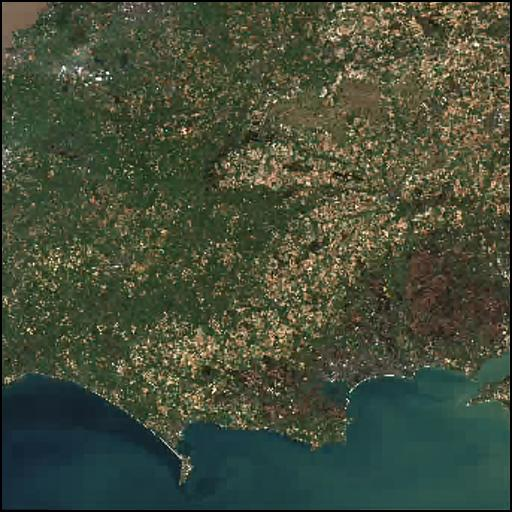
#> input picture data_files/test_data/20200327.jpeg, 512 x 512 px
$ python PCSKmeans_updated.py
#> lines starting #> are read from the running program, lines starting #| are printed output that depends on the picture; after the words box and inside, x2 and y2 are one past the last pixel; in counts of white or black regions, pixels touching at a corner belong together
import cv2
import numpy as np
from sklearn.cluster import KMeans
from sklearn.decomposition import PCA
from collections import Counter
import os

'''This module requires cv2, numpy, sklearn, collections, PIL, imageio, os and math to be installed. It defines three functions: find_vector_set, find_FVS, and clustering, which are used for various steps in the change detection process.

The find_PCAKmeans function is the main function that takes two image paths as inputs and performs change detection using PCA and K-means. It reads the images, resizes them, calculates the difference image, performs PCA on the difference image, and prepares the feature vector space (FVS).

The find_vector_set function divides the difference image into smaller blocks, extracts feature vectors from each block, and calculates the mean vector from all the feature vectors.

The find_FVS function extracts blocks from the difference image, flattens them into feature vectors, combines them into a feature vector space, and transforms the feature vector space using PCA by multiplying it with the eigenvectors and subtracting the mean vector.

The clustering function performs K-means clustering on the feature vector space. It assigns each feature vector to a cluster, identifies the least common cluster as a reference for change detection, reshapes the cluster assignments into a change map, and returns the least common cluster index and the change map.

The module also includes some additional code to save the change map and clean change map as image files.

Finally, it provides the image paths and call them in the find_PCAKmeans function.

This code is an adaptation of the code provided in GitHub by Abhujeet Kumar on 25 November 2017. (Change-Detection-In-Satellite_Imagery)'''

def find_PCAKmeans(imagepath1, imagepath2):   # Function to find changes using PCA and K-means
#> called with imagepath1 = 'data_files/test_data/20200327.jpeg', imagepath2 = 'data_files/test_data/20230208.jpeg'
    print('Operating')
    """
   Further information can be found by calling the help function for PCSKmeans_updatedCN module.
    """
    image1 = cv2.imread(imagepath1)
#> image1 is the input picture: shape (512, 512, 3); mean B, G, R 58, 77.2, 69
    image2 = cv2.imread(imagepath2)
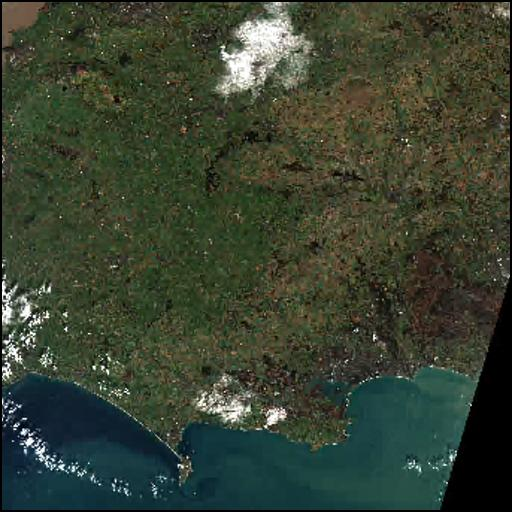
#> input picture data_files/test_data/20230208.jpeg, 512 x 512 px
#> image2 is the input picture: shape (512, 512, 3); mean B, G, R 49.4, 65.8, 56.4
    print(image1.shape, image2.shape)
#| (512, 512, 3) (512, 512, 3)

    new_size = np.ceil(np.asarray(image1.shape) / 5) * 5  # Round up to the nearest multiple of 5
#> new_size = [515, 515, 5]
    new_size = new_size.astype(int)
    image1 = cv2.resize(image1, (new_size[1], new_size[0])).astype(np.int16)
#> image1: shape (515, 515, 3) int16
    image2 = cv2.resize(image2, (new_size[1], new_size[0])).astype(np.int16)
#> image2: shape (515, 515, 3) int16

    diff_image = np.abs(image1 - image2)
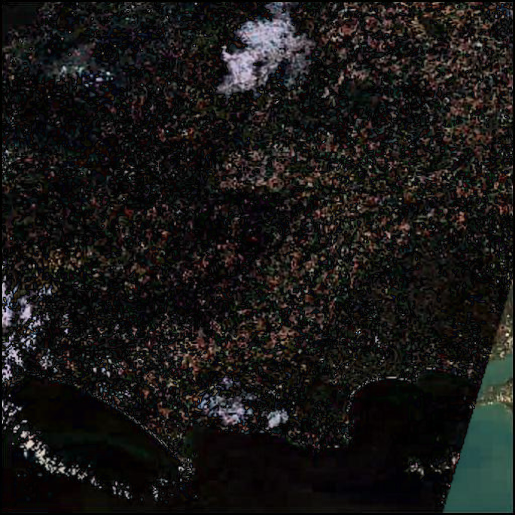
#> diff_image: shape (515, 515, 3) int16; mean B, G, R 22.2, 23.3, 24.7
    cv2.imwrite('diff.jpg', diff_image)
    print('\nBoth images resized to', new_size)
#| Both images resized to [515 515   5]

    vector_set, mean_vec = find_vector_set(diff_image, new_size)
#> after the loop in find_vector_set, `for i in range(new_size[0] // block_size):`: idx = 10609
#> in find_vector_set, `mean_vec = np.mean(vector_set, axis=0)`: mean_vec = 25 values, max 25.31 at index 23, min 21.87 at index 9, mean 23.33

    pca = PCA()
    pca.fit(vector_set)
    EVS = pca.components_

    FVS = find_FVS(EVS, diff_image, mean_vec, new_size)
#> after the loop in find_FVS, `while i < new[0] - 2:`: feature_vector_set = 261121 items; i = 513
#| feature vector space size (783363, 25)
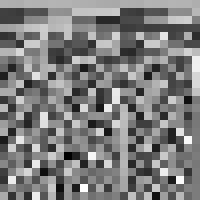
#> EVS: shape (25, 25) float64 (shown 8 times larger); min -0.459, max 0.493, mean 0.00775; drawn with min black and max white

    print('\ncomputing k means')

    components = 3
    least_index, change_map = clustering(FVS, components, new_size)
#> in clustering, `count = Counter(output)`: count = {2: 621305, 0: 145366, 1: 16692}
#> in clustering, `least_index = min(count, key=count.get)`: least_index = 1
#| 515 515
#> in clustering, `change_map = np.reshape(output, (new[0] - 4, new[1] - 4, -1))`:
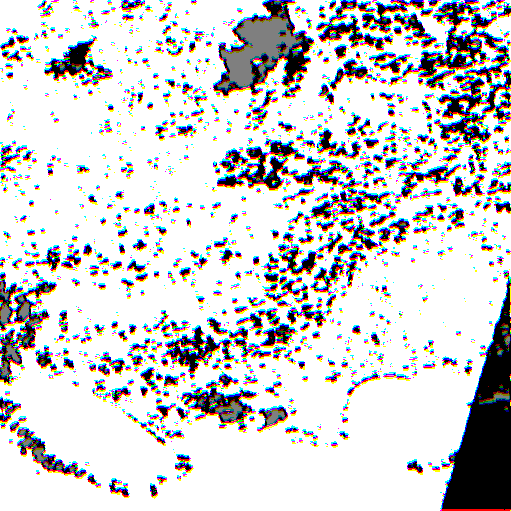
#> change_map: shape (511, 511, 3) int32; mean of channels 0, 1, 2 1.61, 1.61, 1.61; drawn with min black and max white
#> least_index = 1

    change_map[change_map == least_index] = 255
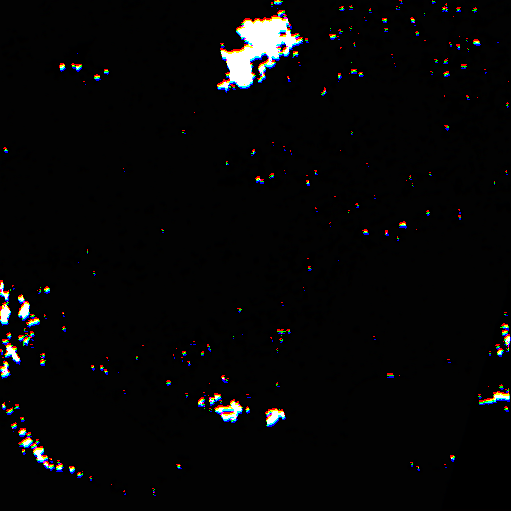
#> change_map: shape (511, 511, 3) int32; 3.33% of pixels changed, all inside (x1, y1, x2, y2) = (0, 0, 511, 496); drawn as B, G, R
    change_map[change_map != 255] = 0

    change_map = change_map.astype(np.uint8)
    kernel = np.asarray(((0, 0, 1, 0, 0),
                         (0, 1, 1, 1, 0),
                         (1, 1, 1, 1, 1),
                         (0, 1, 1, 1, 0),
                         (0, 0, 1, 0, 0)), dtype=np.uint8)
    cleanChangeMap = cv2.erode(change_map, kernel)
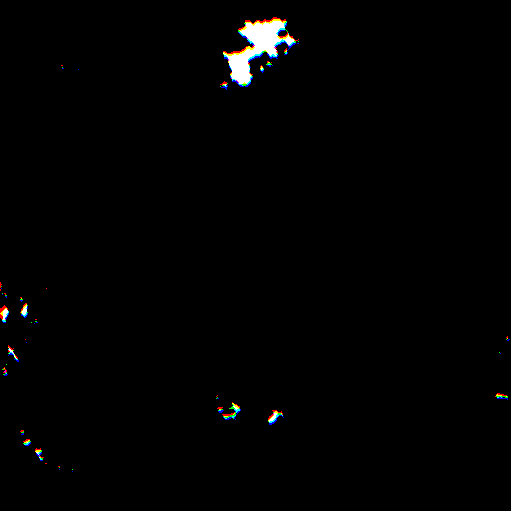
#> cleanChangeMap: shape (511, 511, 3); mean of channels 0, 1, 2 2.3, 2.3, 2.3; drawn as B, G, R
    cv2.imwrite("data_files/test_data/changemap.jpg", change_map)
    cv2.imwrite("data_files/test_data/cleanchangemap.jpg", cleanChangeMap)


def find_vector_set(diff_image, new_size):   # Function to find the vector set and mean vector from the difference image)
    """
      Further information can be found by calling the help function for PCSKmeans_updatedCN module.
    """
    block_size = 5
    num_blocks = (new_size[0] // block_size) * (new_size[1] // block_size)

    vector_set = np.empty((num_blocks, block_size * block_size), dtype=np.int16)
    idx = 0

    for i in range(new_size[0] // block_size):    # Divide the difference image into blocks and extract features from each block
        for j in range(new_size[1] // block_size):
            block = diff_image[i * block_size:(i + 1) * block_size, j * block_size:(j + 1) * block_size]
            feature = block.flatten()
            vector_set[idx, :] = feature[:vector_set.shape[1]]
            idx += 1

    mean_vec = np.mean(vector_set, axis=0)
    return vector_set, mean_vec


def find_FVS(EVS, diff_image, mean_vec, new):   # Function to find the feature vector space (FVS) from the EVS, difference image, mean vector, and new size
    """
      Further information can be found by calling the help function for PCSKmeans_updatedCN module.
    """
    i = 2
    feature_vector_set = []

    while i < new[0] - 2:
        j = 2
        while j < new[1] - 2:
            block = diff_image[i - 2:i + 3, j - 2:j + 3]
            feature = block.flatten()
            feature_vector_set.append(feature)
            j = j + 1
        i = i + 1

    feature_vector_set = np.array(feature_vector_set)
    feature_vector_set = feature_vector_set.reshape((-1, 25))
    FVS = np.dot(feature_vector_set, EVS)
    FVS = FVS - mean_vec
    print("\nfeature vector space size", FVS.shape)
    return FVS

def clustering(FVS, components, new):   # Function to perform k-means clustering on the feature vector space (FVS)
    """
    Further information can be found by calling the help function for PCSKmeans_updatedCN module.
    """
    kmeans = KMeans(components, verbose=0)
    kmeans.fit(FVS)
    output = kmeans.predict(FVS)
    count = Counter(output)

    least_index = min(count, key=count.get)
    print(new[0], new[1])
    change_map = np.reshape(output, (new[0] - 4, new[1] - 4, -1))  # this has been changed and should be checked
    return least_index, change_map

directory = os.path.abspath('data_files/test_data')   # Get the absolute path to the directory containing the image files

if __name__ == "__main__":
    imagepath1 = os.path.join(directory, '20200327.jpeg')  # Construct the absolute paths to the image files
    imagepath2 = os.path.join(directory, '20230208.jpeg')  # Construct the absolute paths to the image files
    find_PCAKmeans(imagepath1, imagepath2)

print("Code execution complete.")
